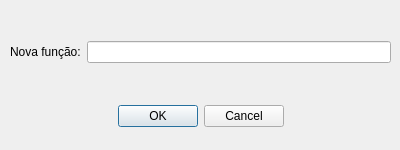
<?xml version="1.0" encoding="UTF-8"?>
<ui version="4.0">
 <class>LehFuncao</class>
 <widget class="QDialog" name="LehFuncao">
  <property name="geometry">
   <rect>
    <x>0</x>
    <y>0</y>
    <width>400</width>
    <height>150</height>
   </rect>
  </property>
  <property name="windowTitle">
   <string>Dialog</string>
  </property>
  <widget class="QDialogButtonBox" name="buttonBox">
   <property name="geometry">
    <rect>
     <x>30</x>
     <y>100</y>
     <width>341</width>
     <height>32</height>
    </rect>
   </property>
   <property name="orientation">
    <enum>Qt::Orientation::Horizontal</enum>
   </property>
   <property name="standardButtons">
    <set>QDialogButtonBox::StandardButton::Cancel|QDialogButtonBox::StandardButton::Ok</set>
   </property>
   <property name="centerButtons">
    <bool>true</bool>
   </property>
  </widget>
  <widget class="QWidget" name="">
   <property name="geometry">
    <rect>
     <x>10</x>
     <y>40</y>
     <width>381</width>
     <height>24</height>
    </rect>
   </property>
   <layout class="QHBoxLayout" name="horizontalLayout">
    <item>
     <widget class="QLabel" name="label">
      <property name="text">
       <string>Nova função:</string>
      </property>
     </widget>
    </item>
    <item>
     <widget class="QLineEdit" name="lineEdit"/>
    </item>
   </layout>
  </widget>
 </widget>
 <resources/>
 <connections>
  <connection>
   <sender>buttonBox</sender>
   <signal>accepted()</signal>
   <receiver>LehFuncao</receiver>
   <slot>accept()</slot>
   <hints>
    <hint type="sourcelabel">
     <x>248</x>
     <y>254</y>
    </hint>
    <hint type="destinationlabel">
     <x>157</x>
     <y>274</y>
    </hint>
   </hints>
  </connection>
  <connection>
   <sender>buttonBox</sender>
   <signal>rejected()</signal>
   <receiver>LehFuncao</receiver>
   <slot>reject()</slot>
   <hints>
    <hint type="sourcelabel">
     <x>316</x>
     <y>260</y>
    </hint>
    <hint type="destinationlabel">
     <x>286</x>
     <y>274</y>
    </hint>
   </hints>
  </connection>
 </connections>
</ui>
